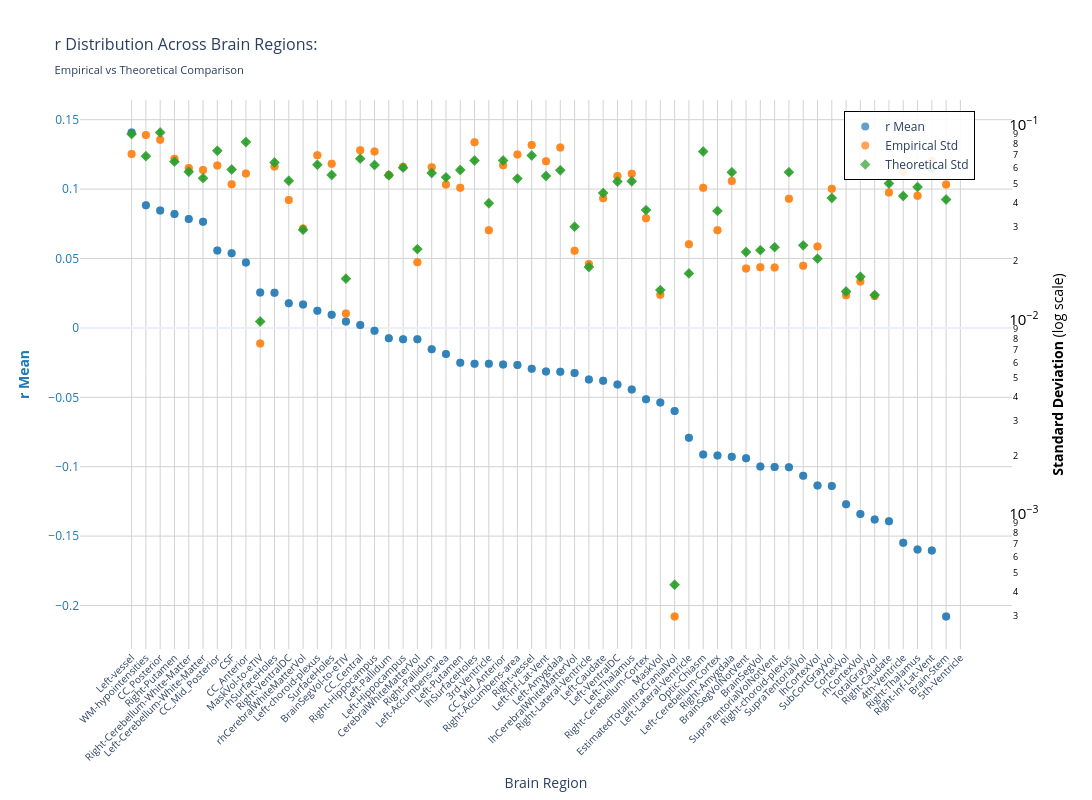
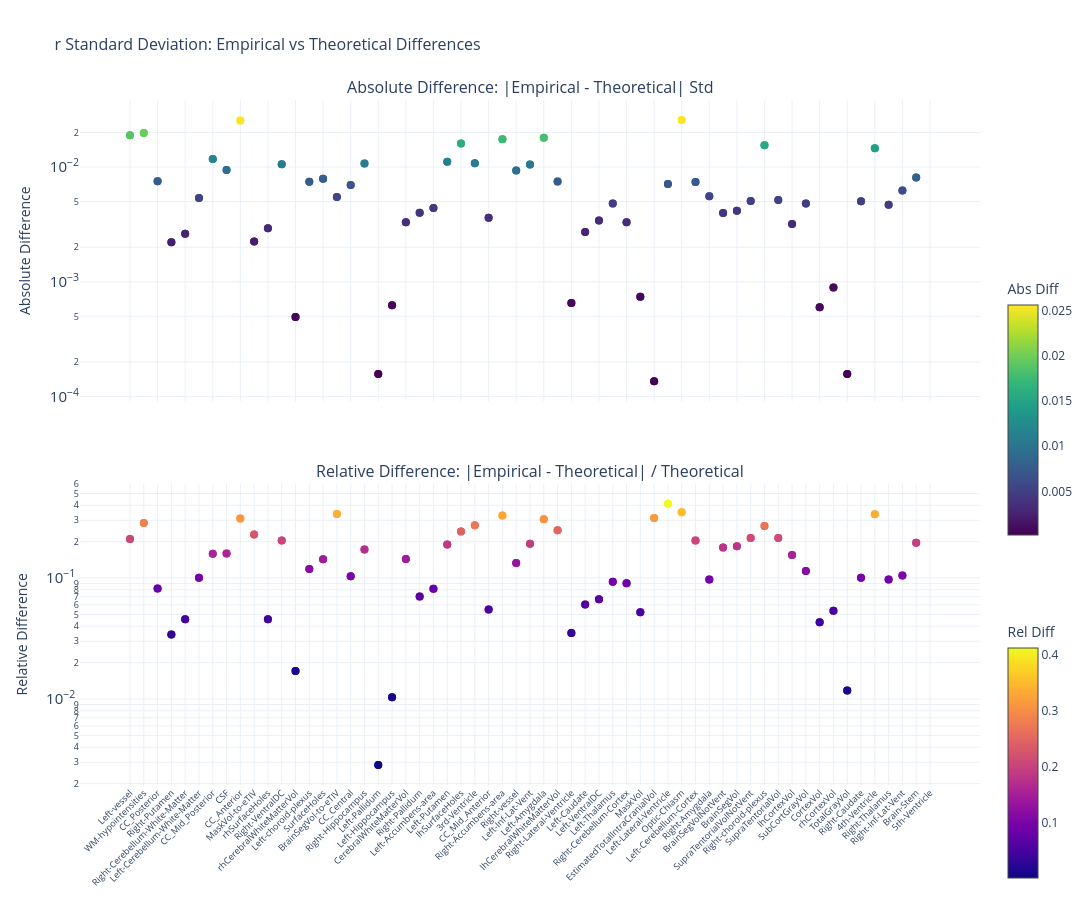

Source (notebook cell) for these figures, in order:
### Markdown cell above
### F-statistic

### Code cell
nu_nav = df_npvr[(df_npvr["study"] == "longitudinal") & (df_npvr["group"] == "HC-PD")]
data_path = stats_dir / f"partial_correlation_longitudinal_{METRIC}.parquet"
df, stats = get_test_stats(
    data_path, stat_functions_F, nu_nav, hemisphere=False, study="longitudinal"
)
show_figure(stats, hemisphere=False, stat_name="r", study="longitudinal", metric=METRIC)

### Figure 1 — Plotly figure (JSON) as saved in the notebook; plotly's stock layout.template omitted (floating-point values rounded to 4 significant figures)
{"data": [{"hovertemplate": "<b>%{x}</b><br>Mean r: %{y:.2f}<br><extra></extra>", "marker": {"color": "#1f77b4", "opacity": 0.7, "size": 8}, "mode": "markers", "name": "r Mean", "type": "scatter", "x": ["Left-vessel", "Left-vessel", "WM-hypointensities", "WM-hypointensities", "CC_Posterior", "CC_Posterior", "Right-Putamen", "Right-Putamen", "Right-Cerebellum-White-Matter", "Right-Cerebellum-White-Matter", "Left-Cerebellum-White-Matter", "Left-Cerebellum-White-Matter", "CC_Mid_Posterior", "CC_Mid_Posterior", "CSF", "CSF", "CC_Anterior", "CC_Anterior", "MaskVol-to-eTIV", "MaskVol-to-eTIV", "rhSurfaceHoles", "rhSurfaceHoles", "Right-VentralDC", "Right-VentralDC", "rhCerebralWhiteMatterVol", "rhCerebralWhiteMatterVol", "Left-choroid-plexus", "Left-choroid-plexus", "SurfaceHoles", "SurfaceHoles", "BrainSegVol-to-eTIV", "BrainSegVol-to-eTIV", "CC_Central", "CC_Central", "Right-Hippocampus", "Right-Hippocampus", "Left-Pallidum", "Left-Pallidum", "Left-Hippocampus", "Left-Hippocampus", "CerebralWhiteMatterVol", "CerebralWhiteMatterVol", "Right-Pallidum", "Right-Pallidum", "Left-Accumbens-area", "Left-Accumbens-area", "Left-Putamen", "Left-Putamen", "lhSurfaceHoles", "lhSurfaceHoles", "3rd-Ventricle", "3rd-Ventricle", "CC_Mid_Anterior", "CC_Mid_Anterior", "Right-Accumbens-area", "Right-Accumbens-area", "Right-vessel", "Right-vessel", "Left-Inf-Lat-Vent", "Left-Inf-Lat-Vent", "Left-Amygdala", "Left-Amygdala", "lhCerebralWhiteMatterVol", "lhCerebralWhiteMatterVol", "Right-Lateral-Ventricle", "Right-Lateral-Ventricle", "Left-Caudate", "Left-Caudate", "Left-VentralDC", "Left-VentralDC", "Left-Thalamus", "Left-Thalamus", "Right-Cerebellum-Cortex", "Right-Cerebellum-Cortex", "MaskVol", "MaskVol", "EstimatedTotalIntraCranialVol", "EstimatedTotalIntraCranialVol", "Left-Lateral-Ventricle", "Left-Lateral-Ventricle", "Optic-Chiasm", "Optic-Chiasm", "Left-Cerebellum-Cortex", "Left-Cerebellum-Cortex", "Right-Amygdala", "Right-Amygdala", "BrainSegVolNotVent", "BrainSegVolNotVent", "BrainSegVol", "BrainSegVol", "SupraTentorialVolNotVent", "SupraTentorialVolNotVent", "Right-choroid-plexus", "Right-choroid-plexus", "SupraTentorialVol", "SupraTentorialVol", "lhCortexVol", "lhCortexVol", "SubCortGrayVol", "SubCortGrayVol", "CortexVol", "CortexVol", "rhCortexVol", "rhCortexVol", "TotalGrayVol", "TotalGrayVol", "Right-Caudate", "Right-Caudate", "4th-Ventricle", "4th-Ventricle", "Right-Thalamus", "Right-Thalamus", "Right-Inf-Lat-Vent", "Right-Inf-Lat-Vent", "Brain-Stem", "Brain-Stem", "5th-Ventricle", "5th-Ventricle"], "y": [0.1408, 0.1408, 0.08839, 0.08839, 0.08453, 0.08453, 0.0821, 0.0821, 0.07853, 0.07853, 0.07642, 0.07642, 0.05581, 0.05581, 0.05371, 0.05371, 0.04711, 0.04711, 0.02548, 0.02548, 0.02539, 0.02539, 0.01778, 0.01778, 0.01677, 0.01677, 0.01232, 0.01232, 0.009533, 0.009533, 0.004698, 0.004698, 0.002019, 0.002019, -0.002007, -0.002007, -0.007509, -0.007509, -0.008214, -0.008214, -0.008261, -0.008261, -0.01539, -0.01539, -0.01877, -0.01877, -0.02511, -0.02511, -0.02574, -0.02574, -0.02587, -0.02587, -0.02638, -0.02638, -0.0268, -0.0268, -0.02935, -0.02935, -0.03138, -0.03138, -0.03157, -0.03157, -0.03253, -0.03253, -0.03723, -0.03723, -0.03802, -0.03802, -0.04076, -0.04076, -0.0444, -0.0444, -0.05137, -0.05137, -0.05375, -0.05375, -0.05989, -0.05989, -0.07915, -0.07915, -0.09117, -0.09117, -0.09193, -0.09193, -0.09276, -0.09276, -0.09396, -0.09396, -0.09984, -0.09984, -0.1001, -0.1001, -0.1004, -0.1004, -0.1065, -0.1065, -0.1135, -0.1135, -0.1139, -0.1139, -0.127, -0.127, -0.1342, -0.1342, -0.138, -0.138, -0.1393, -0.1393, -0.1548, -0.1548, -0.1596, -0.1596, -0.1604, -0.1604, -0.2079, -0.2079, NaN, NaN], "yaxis": "y"}, {"hovertemplate": "<b>%{x}</b><br>Empirical Std: %{y:.3f}<br><extra></extra>", "marker": {"color": "#ff7f0e", "opacity": 0.7, "size": 8, "symbol": "circle"}, "mode": "markers", "name": "Empirical Std", "type": "scatter", "x": ["Left-vessel", "Left-vessel", "WM-hypointensities", "WM-hypointensities", "CC_Posterior", "CC_Posterior", "Right-Putamen", "Right-Putamen", "Right-Cerebellum-White-Matter", "Right-Cerebellum-White-Matter", "Left-Cerebellum-White-Matter", "Left-Cerebellum-White-Matter", "CC_Mid_Posterior", "CC_Mid_Posterior", "CSF", "CSF", "CC_Anterior", "CC_Anterior", "MaskVol-to-eTIV", "MaskVol-to-eTIV", "rhSurfaceHoles", "rhSurfaceHoles", "Right-VentralDC", "Right-VentralDC", "rhCerebralWhiteMatterVol", "rhCerebralWhiteMatterVol", "Left-choroid-plexus", "Left-choroid-plexus", "SurfaceHoles", "SurfaceHoles", "BrainSegVol-to-eTIV", "BrainSegVol-to-eTIV", "CC_Central", "CC_Central", "Right-Hippocampus", "Right-Hippocampus", "Left-Pallidum", "Left-Pallidum", "Left-Hippocampus", "Left-Hippocampus", "CerebralWhiteMatterVol", "CerebralWhiteMatterVol", "Right-Pallidum", "Right-Pallidum", "Left-Accumbens-area", "Left-Accumbens-area", "Left-Putamen", "Left-Putamen", "lhSurfaceHoles", "lhSurfaceHoles", "3rd-Ventricle", "3rd-Ventricle", "CC_Mid_Anterior", "CC_Mid_Anterior", "Right-Accumbens-area", "Right-Accumbens-area", "Right-vessel", "Right-vessel", "Left-Inf-Lat-Vent", "Left-Inf-Lat-Vent", "Left-Amygdala", "Left-Amygdala", "lhCerebralWhiteMatterVol", "lhCerebralWhiteMatterVol", "Right-Lateral-Ventricle", "Right-Lateral-Ventricle", "Left-Caudate", "Left-Caudate", "Left-VentralDC", "Left-VentralDC", "Left-Thalamus", "Left-Thalamus", "Right-Cerebellum-Cortex", "Right-Cerebellum-Cortex", "MaskVol", "MaskVol", "EstimatedTotalIntraCranialVol", "EstimatedTotalIntraCranialVol", "Left-Lateral-Ventricle", "Left-Lateral-Ventricle", "Optic-Chiasm", "Optic-Chiasm", "Left-Cerebellum-Cortex", "Left-Cerebellum-Cortex", "Right-Amygdala", "Right-Amygdala", "BrainSegVolNotVent", "BrainSegVolNotVent", "BrainSegVol", "BrainSegVol", "SupraTentorialVolNotVent", "SupraTentorialVolNotVent", "Right-choroid-plexus", "Right-choroid-plexus", "SupraTentorialVol", "SupraTentorialVol", "lhCortexVol", "lhCortexVol", "SubCortGrayVol", "SubCortGrayVol", "CortexVol", "CortexVol", "rhCortexVol", "rhCortexVol", "TotalGrayVol", "TotalGrayVol", "Right-Caudate", "Right-Caudate", "4th-Ventricle", "4th-Ventricle", "Right-Thalamus", "Right-Thalamus", "Right-Inf-Lat-Vent", "Right-Inf-Lat-Vent", "Brain-Stem", "Brain-Stem", "5th-Ventricle", "5th-Ventricle"], "y": [0.071, 0.071, 0.08899, 0.08899, 0.08418, 0.08418, 0.06709, 0.06709, 0.06016, 0.06016, 0.05875, 0.05875, 0.06208, 0.06208, 0.04966, 0.04966, 0.05646, 0.05646, 0.007534, 0.007534, 0.06133, 0.06133, 0.0412, 0.0412, 0.02944, 0.02944, 0.07004, 0.07004, 0.06326, 0.06326, 0.01075, 0.01075, 0.07419, 0.07419, 0.07312, 0.07312, 0.05539, 0.05539, 0.06105, 0.06105, 0.01973, 0.01973, 0.0607, 0.0607, 0.04949, 0.04949, 0.04761, 0.04761, 0.08176, 0.08176, 0.02882, 0.02882, 0.06212, 0.06212, 0.07056, 0.07056, 0.07913, 0.07913, 0.06527, 0.06527, 0.07661, 0.07661, 0.02258, 0.02258, 0.0193, 0.0193, 0.04206, 0.04206, 0.05473, 0.05473, 0.05628, 0.05628, 0.03324, 0.03324, 0.01344, 0.01344, 0.000297, 0.000297, 0.0244, 0.0244, 0.04757, 0.04757, 0.02882, 0.02882, 0.05164, 0.05164, 0.01829, 0.01829, 0.01859, 0.01859, 0.01852, 0.01852, 0.04185, 0.04185, 0.01891, 0.01891, 0.02375, 0.02375, 0.04704, 0.04704, 0.01334, 0.01334, 0.01572, 0.01572, 0.01323, 0.01323, 0.04505, 0.04505, 0.05776, 0.05776, 0.04337, 0.04337, 0.06563, 0.06563, 0.04952, 0.04952, NaN, NaN], "yaxis": "y2"}, {"error_y": {"array": [0.001786, 0.001786, 0.001376, 0.001376, 0.001822, 0.001822, 0.001289, 0.001289, 0.001143, 0.001143, 0.001061, 0.001061, 0.001467, 0.001467, 0.001174, 0.001174, 0.001626, 0.001626, 0.0001943, 0.0001943, 0.001277, 0.001277, 0.001028, 0.001028, 0.0005751, 0.0005751, 0.001244, 0.001244, 0.0011, 0.0011, 0.0003226, 0.0003226, 0.001336, 0.001336, 0.00124, 0.00124, 0.001097, 0.001097, 0.001201, 0.001201, 0.0004578, 0.0004578, 0.001127, 0.001127, 0.001071, 0.001071, 0.001167, 0.001167, 0.001307, 0.001307, 0.0007872, 0.0007872, 0.001306, 0.001306, 0.001055, 0.001055, 0.001387, 0.001387, 0.001088, 0.001088, 0.001165, 0.001165, 0.000597, 0.000597, 0.0003706, 0.0003706, 0.0008897, 0.0008897, 0.001019, 0.001019, 0.001023, 0.001023, 0.0007262, 0.0007262, 0.0002817, 0.0002817, 8.6e-06, 8.6e-06, 0.0003433, 0.0003433, 0.001454, 0.001454, 0.0007196, 0.0007196, 0.001137, 0.001137, 0.0004426, 0.0004426, 0.000452, 0.000452, 0.0004684, 0.0004684, 0.001138, 0.001138, 0.0004784, 0.0004784, 0.0004086, 0.0004086, 0.0008389, 0.0008389, 0.0002771, 0.0002771, 0.00033, 0.00033, 0.0002661, 0.0002661, 0.0009954, 0.0009954, 0.0008588, 0.0008588, 0.0009547, 0.0009547, 0.00118, 0.00118, 0.0008229, 0.0008229, NaN, NaN], "arrayminus": [0.001751, 0.001751, 0.001349, 0.001349, 0.001786, 0.001786, 0.001263, 0.001263, 0.00112, 0.00112, 0.00104, 0.00104, 0.001437, 0.001437, 0.001151, 0.001151, 0.001594, 0.001594, 0.0001904, 0.0001904, 0.001251, 0.001251, 0.001008, 0.001008, 0.0005637, 0.0005637, 0.001219, 0.001219, 0.001078, 0.001078, 0.0003162, 0.0003162, 0.001309, 0.001309, 0.001215, 0.001215, 0.001076, 0.001076, 0.001177, 0.001177, 0.0004487, 0.0004487, 0.001104, 0.001104, 0.001049, 0.001049, 0.001144, 0.001144, 0.001281, 0.001281, 0.0007716, 0.0007716, 0.00128, 0.00128, 0.001034, 0.001034, 0.00136, 0.00136, 0.001066, 0.001066, 0.001142, 0.001142, 0.0005851, 0.0005851, 0.0003632, 0.0003632, 0.0008721, 0.0008721, 0.0009993, 0.0009993, 0.001003, 0.001003, 0.0007118, 0.0007118, 0.0002761, 0.0002761, 8.43e-06, 8.43e-06, 0.0003365, 0.0003365, 0.001426, 0.001426, 0.0007053, 0.0007053, 0.001114, 0.001114, 0.0004338, 0.0004338, 0.000443, 0.000443, 0.0004591, 0.0004591, 0.001116, 0.001116, 0.0004689, 0.0004689, 0.0004005, 0.0004005, 0.0008223, 0.0008223, 0.0002716, 0.0002716, 0.0003235, 0.0003235, 0.0002608, 0.0002608, 0.0009756, 0.0009756, 0.0008418, 0.0008418, 0.0009357, 0.0009357, 0.001157, 0.001157, 0.0008066, 0.0008066, NaN, NaN], "color": "#2ca02c", "thickness": 1, "type": "data", "visible": true, "width": 2}, "hovertemplate": "<b>%{x}</b><br>Theoretical Std: %{y:.3f}<br><extra></extra>", "marker": {"color": "#2ca02c", "opacity": 0.7, "size": 8, "symbol": "diamond"}, "mode": "markers", "name": "Theoretical Std", "type": "scatter", "x": ["Left-vessel", "Left-vessel", "WM-hypointensities", "WM-hypointensities", "CC_Posterior", "CC_Posterior", "Right-Putamen", "Right-Putamen", "Right-Cerebellum-White-Matter", "Right-Cerebellum-White-Matter", "Left-Cerebellum-White-Matter", "Left-Cerebellum-White-Matter", "CC_Mid_Posterior", "CC_Mid_Posterior", "CSF", "CSF", "CC_Anterior", "CC_Anterior", "MaskVol-to-eTIV", "MaskVol-to-eTIV", "rhSurfaceHoles", "rhSurfaceHoles", "Right-VentralDC", "Right-VentralDC", "rhCerebralWhiteMatterVol", "rhCerebralWhiteMatterVol", "Left-choroid-plexus", "Left-choroid-plexus", "SurfaceHoles", "SurfaceHoles", "BrainSegVol-to-eTIV", "BrainSegVol-to-eTIV", "CC_Central", "CC_Central", "Right-Hippocampus", "Right-Hippocampus", "Left-Pallidum", "Left-Pallidum", "Left-Hippocampus", "Left-Hippocampus", "CerebralWhiteMatterVol", "CerebralWhiteMatterVol", "Right-Pallidum", "Right-Pallidum", "Left-Accumbens-area", "Left-Accumbens-area", "Left-Putamen", "Left-Putamen", "lhSurfaceHoles", "lhSurfaceHoles", "3rd-Ventricle", "3rd-Ventricle", "CC_Mid_Anterior", "CC_Mid_Anterior", "Right-Accumbens-area", "Right-Accumbens-area", "Right-vessel", "Right-vessel", "Left-Inf-Lat-Vent", "Left-Inf-Lat-Vent", "Left-Amygdala", "Left-Amygdala", "lhCerebralWhiteMatterVol", "lhCerebralWhiteMatterVol", "Right-Lateral-Ventricle", "Right-Lateral-Ventricle", "Left-Caudate", "Left-Caudate", "Left-VentralDC", "Left-VentralDC", "Left-Thalamus", "Left-Thalamus", "Right-Cerebellum-Cortex", "Right-Cerebellum-Cortex", "MaskVol", "MaskVol", "EstimatedTotalIntraCranialVol", "EstimatedTotalIntraCranialVol", "Left-Lateral-Ventricle", "Left-Lateral-Ventricle", "Optic-Chiasm", "Optic-Chiasm", "Left-Cerebellum-Cortex", "Left-Cerebellum-Cortex", "Right-Amygdala", "Right-Amygdala", "BrainSegVolNotVent", "BrainSegVolNotVent", "BrainSegVol", "BrainSegVol", "SupraTentorialVolNotVent", "SupraTentorialVolNotVent", "Right-choroid-plexus", "Right-choroid-plexus", "SupraTentorialVol", "SupraTentorialVol", "lhCortexVol", "lhCortexVol", "SubCortGrayVol", "SubCortGrayVol", "CortexVol", "CortexVol", "rhCortexVol", "rhCortexVol", "TotalGrayVol", "TotalGrayVol", "Right-Caudate", "Right-Caudate", "4th-Ventricle", "4th-Ventricle", "Right-Thalamus", "Right-Thalamus", "Right-Inf-Lat-Vent", "Right-Inf-Lat-Vent", "Brain-Stem", "Brain-Stem", "5th-Ventricle", "5th-Ventricle"], "y": [0.08989, 0.08989, 0.06925, 0.06925, 0.09168, 0.09168, 0.06487, 0.06487, 0.05753, 0.05753, 0.05338, 0.05338, 0.07381, 0.07381, 0.05907, 0.05907, 0.08182, 0.08182, 0.009779, 0.009779, 0.06426, 0.06426, 0.05176, 0.05176, 0.02894, 0.02894, 0.0626, 0.0626, 0.05535, 0.05535, 0.01624, 0.01624, 0.06722, 0.06722, 0.0624, 0.0624, 0.05523, 0.05523, 0.06043, 0.06043, 0.02304, 0.02304, 0.05671, 0.05671, 0.05388, 0.05388, 0.05874, 0.05874, 0.06577, 0.06577, 0.03962, 0.03962, 0.06573, 0.06573, 0.05308, 0.05308, 0.06982, 0.06982, 0.05476, 0.05476, 0.05865, 0.05865, 0.03004, 0.03004, 0.01865, 0.01865, 0.04478, 0.04478, 0.05131, 0.05131, 0.05148, 0.05148, 0.03655, 0.03655, 0.01418, 0.01418, 0.0004328, 0.0004328, 0.01728, 0.01728, 0.0732, 0.0732, 0.03622, 0.03622, 0.0572, 0.0572, 0.02227, 0.02227, 0.02275, 0.02275, 0.02357, 0.02357, 0.05728, 0.05728, 0.02408, 0.02408, 0.02057, 0.02057, 0.04222, 0.04222, 0.01394, 0.01394, 0.01661, 0.01661, 0.01339, 0.01339, 0.0501, 0.0501, 0.04322, 0.04322, 0.04805, 0.04805, 0.05939, 0.05939, 0.04142, 0.04142, NaN, NaN], "yaxis": "y2"}], "layout": {"height": 800, "hovermode": "x", "legend": {"bgcolor": "rgba(255, 255, 255, 0.9)", "bordercolor": "black", "borderwidth": 1, "font": {"size": 12}, "orientation": "v", "x": 0.82, "y": 0.98}, "title": {"font": {"size": 16}, "text": "r Distribution Across Brain Regions:<br><sub>Empirical vs Theoretical Comparison</sub>"}, "width": 1400, "xaxis": {"gridcolor": "lightgray", "showgrid": true, "tickangle": -45, "tickfont": {"size": 10}, "title": {"text": "Brain Region"}}, "yaxis": {"gridcolor": "lightgray", "showgrid": true, "side": "left", "tickfont": {"color": "#1f77b4"}, "title": {"font": {"color": "#1f77b4"}, "text": "<b>r Mean</b>"}}, "yaxis2": {"exponentformat": "power", "overlaying": "y", "showgrid": false, "side": "right", "tickfont": {"color": "black"}, "title": {"font": {"color": "black"}, "text": "<b>Standard Deviation</b> (log scale)"}, "type": "log"}}}

### Figure 2 — Plotly figure (JSON) as saved in the notebook; plotly's stock layout.template omitted (floating-point values rounded to 4 significant figures)
{"data": [{"hovertemplate": "<b>%{x}</b><br>Abs Diff: %{y:.4f}<br><extra></extra>", "marker": {"color": [0.01889, 0.01889, 0.01974, 0.01974, 0.007502, 0.007502, 0.002213, 0.002213, 0.002624, 0.002624, 0.005378, 0.005378, 0.01173, 0.01173, 0.009414, 0.009414, 0.02537, 0.02537, 0.002245, 0.002245, 0.002934, 0.002934, 0.01056, 0.01056, 0.000493, 0.000493, 0.007446, 0.007446, 0.00791, 0.00791, 0.005491, 0.005491, 0.00697, 0.00697, 0.01072, 0.01072, 0.0001575, 0.0001575, 0.0006264, 0.0006264, 0.003309, 0.003309, 0.00399, 0.00399, 0.004393, 0.004393, 0.01112, 0.01112, 0.01598, 0.01598, 0.0108, 0.0108, 0.003606, 0.003606, 0.01748, 0.01748, 0.009315, 0.009315, 0.01051, 0.01051, 0.01795, 0.01795, 0.007468, 0.007468, 0.0006543, 0.0006543, 0.002713, 0.002713, 0.00342, 0.00342, 0.004805, 0.004805, 0.00331, 0.00331, 0.0007396, 0.0007396, 0.0001359, 0.0001359, 0.007119, 0.007119, 0.02563, 0.02563, 0.007395, 0.007395, 0.005561, 0.005561, 0.003984, 0.003984, 0.004161, 0.004161, 0.005049, 0.005049, 0.01543, 0.01543, 0.005171, 0.005171, 0.003186, 0.003186, 0.004819, 0.004819, 0.0005999, 0.0005999, 0.0008926, 0.0008926, 0.0001572, 0.0001572, 0.005041, 0.005041, 0.01454, 0.01454, 0.004679, 0.004679, 0.006239, 0.006239, 0.008105, 0.008105, NaN, NaN], "colorbar": {"len": 0.4, "title": {"text": "Abs Diff"}, "y": 0.75, "yanchor": "top"}, "colorscale": [[0, "#440154"], [0.1111, "#482878"], [0.2222, "#3e4989"], [0.3333, "#31688e"], [0.4444, "#26828e"], [0.5556, "#1f9e89"], [0.6667, "#35b779"], [0.7778, "#6ece58"], [0.8889, "#b5de2b"], [1, "#fde725"]], "showscale": true, "size": 8}, "mode": "markers", "name": "Absolute", "type": "scatter", "x": ["Left-vessel", "Left-vessel", "WM-hypointensities", "WM-hypointensities", "CC_Posterior", "CC_Posterior", "Right-Putamen", "Right-Putamen", "Right-Cerebellum-White-Matter", "Right-Cerebellum-White-Matter", "Left-Cerebellum-White-Matter", "Left-Cerebellum-White-Matter", "CC_Mid_Posterior", "CC_Mid_Posterior", "CSF", "CSF", "CC_Anterior", "CC_Anterior", "MaskVol-to-eTIV", "MaskVol-to-eTIV", "rhSurfaceHoles", "rhSurfaceHoles", "Right-VentralDC", "Right-VentralDC", "rhCerebralWhiteMatterVol", "rhCerebralWhiteMatterVol", "Left-choroid-plexus", "Left-choroid-plexus", "SurfaceHoles", "SurfaceHoles", "BrainSegVol-to-eTIV", "BrainSegVol-to-eTIV", "CC_Central", "CC_Central", "Right-Hippocampus", "Right-Hippocampus", "Left-Pallidum", "Left-Pallidum", "Left-Hippocampus", "Left-Hippocampus", "CerebralWhiteMatterVol", "CerebralWhiteMatterVol", "Right-Pallidum", "Right-Pallidum", "Left-Accumbens-area", "Left-Accumbens-area", "Left-Putamen", "Left-Putamen", "lhSurfaceHoles", "lhSurfaceHoles", "3rd-Ventricle", "3rd-Ventricle", "CC_Mid_Anterior", "CC_Mid_Anterior", "Right-Accumbens-area", "Right-Accumbens-area", "Right-vessel", "Right-vessel", "Left-Inf-Lat-Vent", "Left-Inf-Lat-Vent", "Left-Amygdala", "Left-Amygdala", "lhCerebralWhiteMatterVol", "lhCerebralWhiteMatterVol", "Right-Lateral-Ventricle", "Right-Lateral-Ventricle", "Left-Caudate", "Left-Caudate", "Left-VentralDC", "Left-VentralDC", "Left-Thalamus", "Left-Thalamus", "Right-Cerebellum-Cortex", "Right-Cerebellum-Cortex", "MaskVol", "MaskVol", "EstimatedTotalIntraCranialVol", "EstimatedTotalIntraCranialVol", "Left-Lateral-Ventricle", "Left-Lateral-Ventricle", "Optic-Chiasm", "Optic-Chiasm", "Left-Cerebellum-Cortex", "Left-Cerebellum-Cortex", "Right-Amygdala", "Right-Amygdala", "BrainSegVolNotVent", "BrainSegVolNotVent", "BrainSegVol", "BrainSegVol", "SupraTentorialVolNotVent", "SupraTentorialVolNotVent", "Right-choroid-plexus", "Right-choroid-plexus", "SupraTentorialVol", "SupraTentorialVol", "lhCortexVol", "lhCortexVol", "SubCortGrayVol", "SubCortGrayVol", "CortexVol", "CortexVol", "rhCortexVol", "rhCortexVol", "TotalGrayVol", "TotalGrayVol", "Right-Caudate", "Right-Caudate", "4th-Ventricle", "4th-Ventricle", "Right-Thalamus", "Right-Thalamus", "Right-Inf-Lat-Vent", "Right-Inf-Lat-Vent", "Brain-Stem", "Brain-Stem", "5th-Ventricle", "5th-Ventricle"], "xaxis": "x", "y": [0.01889, 0.01889, 0.01974, 0.01974, 0.007502, 0.007502, 0.002213, 0.002213, 0.002624, 0.002624, 0.005378, 0.005378, 0.01173, 0.01173, 0.009414, 0.009414, 0.02537, 0.02537, 0.002245, 0.002245, 0.002934, 0.002934, 0.01056, 0.01056, 0.000493, 0.000493, 0.007446, 0.007446, 0.00791, 0.00791, 0.005491, 0.005491, 0.00697, 0.00697, 0.01072, 0.01072, 0.0001575, 0.0001575, 0.0006264, 0.0006264, 0.003309, 0.003309, 0.00399, 0.00399, 0.004393, 0.004393, 0.01112, 0.01112, 0.01598, 0.01598, 0.0108, 0.0108, 0.003606, 0.003606, 0.01748, 0.01748, 0.009315, 0.009315, 0.01051, 0.01051, 0.01795, 0.01795, 0.007468, 0.007468, 0.0006543, 0.0006543, 0.002713, 0.002713, 0.00342, 0.00342, 0.004805, 0.004805, 0.00331, 0.00331, 0.0007396, 0.0007396, 0.0001359, 0.0001359, 0.007119, 0.007119, 0.02563, 0.02563, 0.007395, 0.007395, 0.005561, 0.005561, 0.003984, 0.003984, 0.004161, 0.004161, 0.005049, 0.005049, 0.01543, 0.01543, 0.005171, 0.005171, 0.003186, 0.003186, 0.004819, 0.004819, 0.0005999, 0.0005999, 0.0008926, 0.0008926, 0.0001572, 0.0001572, 0.005041, 0.005041, 0.01454, 0.01454, 0.004679, 0.004679, 0.006239, 0.006239, 0.008105, 0.008105, NaN, NaN], "yaxis": "y"}, {"hovertemplate": "<b>%{x}</b><br>Rel Diff: %{y:.2%}<br><extra></extra>", "marker": {"color": [0.2102, 0.2102, 0.2851, 0.2851, 0.08183, 0.08183, 0.03411, 0.03411, 0.0456, 0.0456, 0.1008, 0.1008, 0.1589, 0.1589, 0.1594, 0.1594, 0.31, 0.31, 0.2295, 0.2295, 0.04566, 0.04566, 0.204, 0.204, 0.01703, 0.01703, 0.119, 0.119, 0.1429, 0.1429, 0.3381, 0.3381, 0.1037, 0.1037, 0.1718, 0.1718, 0.002852, 0.002852, 0.01037, 0.01037, 0.1436, 0.1436, 0.07035, 0.07035, 0.08153, 0.08153, 0.1894, 0.1894, 0.243, 0.243, 0.2727, 0.2727, 0.05486, 0.05486, 0.3293, 0.3293, 0.1334, 0.1334, 0.192, 0.192, 0.3061, 0.3061, 0.2486, 0.2486, 0.03508, 0.03508, 0.06059, 0.06059, 0.06666, 0.06666, 0.09334, 0.09334, 0.09056, 0.09056, 0.05218, 0.05218, 0.3139, 0.3139, 0.412, 0.412, 0.3501, 0.3501, 0.2042, 0.2042, 0.09721, 0.09721, 0.1789, 0.1789, 0.1829, 0.1829, 0.2142, 0.2142, 0.2694, 0.2694, 0.2148, 0.2148, 0.1549, 0.1549, 0.1141, 0.1141, 0.04302, 0.04302, 0.05374, 0.05374, 0.01174, 0.01174, 0.1006, 0.1006, 0.3363, 0.3363, 0.09739, 0.09739, 0.1051, 0.1051, 0.1957, 0.1957, NaN, NaN], "colorbar": {"len": 0.4, "title": {"text": "Rel Diff"}, "y": 0.25, "yanchor": "top"}, "colorscale": [[0, "#0d0887"], [0.1111, "#46039f"], [0.2222, "#7201a8"], [0.3333, "#9c179e"], [0.4444, "#bd3786"], [0.5556, "#d8576b"], [0.6667, "#ed7953"], [0.7778, "#fb9f3a"], [0.8889, "#fdca26"], [1, "#f0f921"]], "showscale": true, "size": 8}, "mode": "markers", "name": "Relative", "type": "scatter", "x": ["Left-vessel", "Left-vessel", "WM-hypointensities", "WM-hypointensities", "CC_Posterior", "CC_Posterior", "Right-Putamen", "Right-Putamen", "Right-Cerebellum-White-Matter", "Right-Cerebellum-White-Matter", "Left-Cerebellum-White-Matter", "Left-Cerebellum-White-Matter", "CC_Mid_Posterior", "CC_Mid_Posterior", "CSF", "CSF", "CC_Anterior", "CC_Anterior", "MaskVol-to-eTIV", "MaskVol-to-eTIV", "rhSurfaceHoles", "rhSurfaceHoles", "Right-VentralDC", "Right-VentralDC", "rhCerebralWhiteMatterVol", "rhCerebralWhiteMatterVol", "Left-choroid-plexus", "Left-choroid-plexus", "SurfaceHoles", "SurfaceHoles", "BrainSegVol-to-eTIV", "BrainSegVol-to-eTIV", "CC_Central", "CC_Central", "Right-Hippocampus", "Right-Hippocampus", "Left-Pallidum", "Left-Pallidum", "Left-Hippocampus", "Left-Hippocampus", "CerebralWhiteMatterVol", "CerebralWhiteMatterVol", "Right-Pallidum", "Right-Pallidum", "Left-Accumbens-area", "Left-Accumbens-area", "Left-Putamen", "Left-Putamen", "lhSurfaceHoles", "lhSurfaceHoles", "3rd-Ventricle", "3rd-Ventricle", "CC_Mid_Anterior", "CC_Mid_Anterior", "Right-Accumbens-area", "Right-Accumbens-area", "Right-vessel", "Right-vessel", "Left-Inf-Lat-Vent", "Left-Inf-Lat-Vent", "Left-Amygdala", "Left-Amygdala", "lhCerebralWhiteMatterVol", "lhCerebralWhiteMatterVol", "Right-Lateral-Ventricle", "Right-Lateral-Ventricle", "Left-Caudate", "Left-Caudate", "Left-VentralDC", "Left-VentralDC", "Left-Thalamus", "Left-Thalamus", "Right-Cerebellum-Cortex", "Right-Cerebellum-Cortex", "MaskVol", "MaskVol", "EstimatedTotalIntraCranialVol", "EstimatedTotalIntraCranialVol", "Left-Lateral-Ventricle", "Left-Lateral-Ventricle", "Optic-Chiasm", "Optic-Chiasm", "Left-Cerebellum-Cortex", "Left-Cerebellum-Cortex", "Right-Amygdala", "Right-Amygdala", "BrainSegVolNotVent", "BrainSegVolNotVent", "BrainSegVol", "BrainSegVol", "SupraTentorialVolNotVent", "SupraTentorialVolNotVent", "Right-choroid-plexus", "Right-choroid-plexus", "SupraTentorialVol", "SupraTentorialVol", "lhCortexVol", "lhCortexVol", "SubCortGrayVol", "SubCortGrayVol", "CortexVol", "CortexVol", "rhCortexVol", "rhCortexVol", "TotalGrayVol", "TotalGrayVol", "Right-Caudate", "Right-Caudate", "4th-Ventricle", "4th-Ventricle", "Right-Thalamus", "Right-Thalamus", "Right-Inf-Lat-Vent", "Right-Inf-Lat-Vent", "Brain-Stem", "Brain-Stem", "5th-Ventricle", "5th-Ventricle"], "xaxis": "x2", "y": [0.2102, 0.2102, 0.2851, 0.2851, 0.08183, 0.08183, 0.03411, 0.03411, 0.0456, 0.0456, 0.1008, 0.1008, 0.1589, 0.1589, 0.1594, 0.1594, 0.31, 0.31, 0.2295, 0.2295, 0.04566, 0.04566, 0.204, 0.204, 0.01703, 0.01703, 0.119, 0.119, 0.1429, 0.1429, 0.3381, 0.3381, 0.1037, 0.1037, 0.1718, 0.1718, 0.002852, 0.002852, 0.01037, 0.01037, 0.1436, 0.1436, 0.07035, 0.07035, 0.08153, 0.08153, 0.1894, 0.1894, 0.243, 0.243, 0.2727, 0.2727, 0.05486, 0.05486, 0.3293, 0.3293, 0.1334, 0.1334, 0.192, 0.192, 0.3061, 0.3061, 0.2486, 0.2486, 0.03508, 0.03508, 0.06059, 0.06059, 0.06666, 0.06666, 0.09334, 0.09334, 0.09056, 0.09056, 0.05218, 0.05218, 0.3139, 0.3139, 0.412, 0.412, 0.3501, 0.3501, 0.2042, 0.2042, 0.09721, 0.09721, 0.1789, 0.1789, 0.1829, 0.1829, 0.2142, 0.2142, 0.2694, 0.2694, 0.2148, 0.2148, 0.1549, 0.1549, 0.1141, 0.1141, 0.04302, 0.04302, 0.05374, 0.05374, 0.01174, 0.01174, 0.1006, 0.1006, 0.3363, 0.3363, 0.09739, 0.09739, 0.1051, 0.1051, 0.1957, 0.1957, NaN, NaN], "yaxis": "y2"}], "layout": {"annotations": [{"font": {"size": 16}, "showarrow": false, "text": "Absolute Difference: |Empirical - Theoretical| Std", "x": 0.5, "xanchor": "center", "xref": "paper", "y": 1, "yanchor": "bottom", "yref": "paper"}, {"font": {"size": 16}, "showarrow": false, "text": "Relative Difference: |Empirical - Theoretical| / Theoretical", "x": 0.5, "xanchor": "center", "xref": "paper", "y": 0.44, "yanchor": "bottom", "yref": "paper"}], "height": 900, "hovermode": "x unified", "showlegend": false, "title": {"font": {"size": 16}, "text": "r Standard Deviation: Empirical vs Theoretical Differences"}, "width": 1400, "xaxis": {"anchor": "y", "domain": [0, 1], "showticklabels": false}, "xaxis2": {"anchor": "y2", "domain": [0, 1], "tickangle": -45, "tickfont": {"size": 9}}, "yaxis": {"anchor": "x", "domain": [0.56, 1], "exponentformat": "power", "title": {"text": "Absolute Difference"}, "type": "log"}, "yaxis2": {"anchor": "x2", "domain": [0, 0.44], "exponentformat": "power", "title": {"text": "Relative Difference"}, "type": "log"}}}
